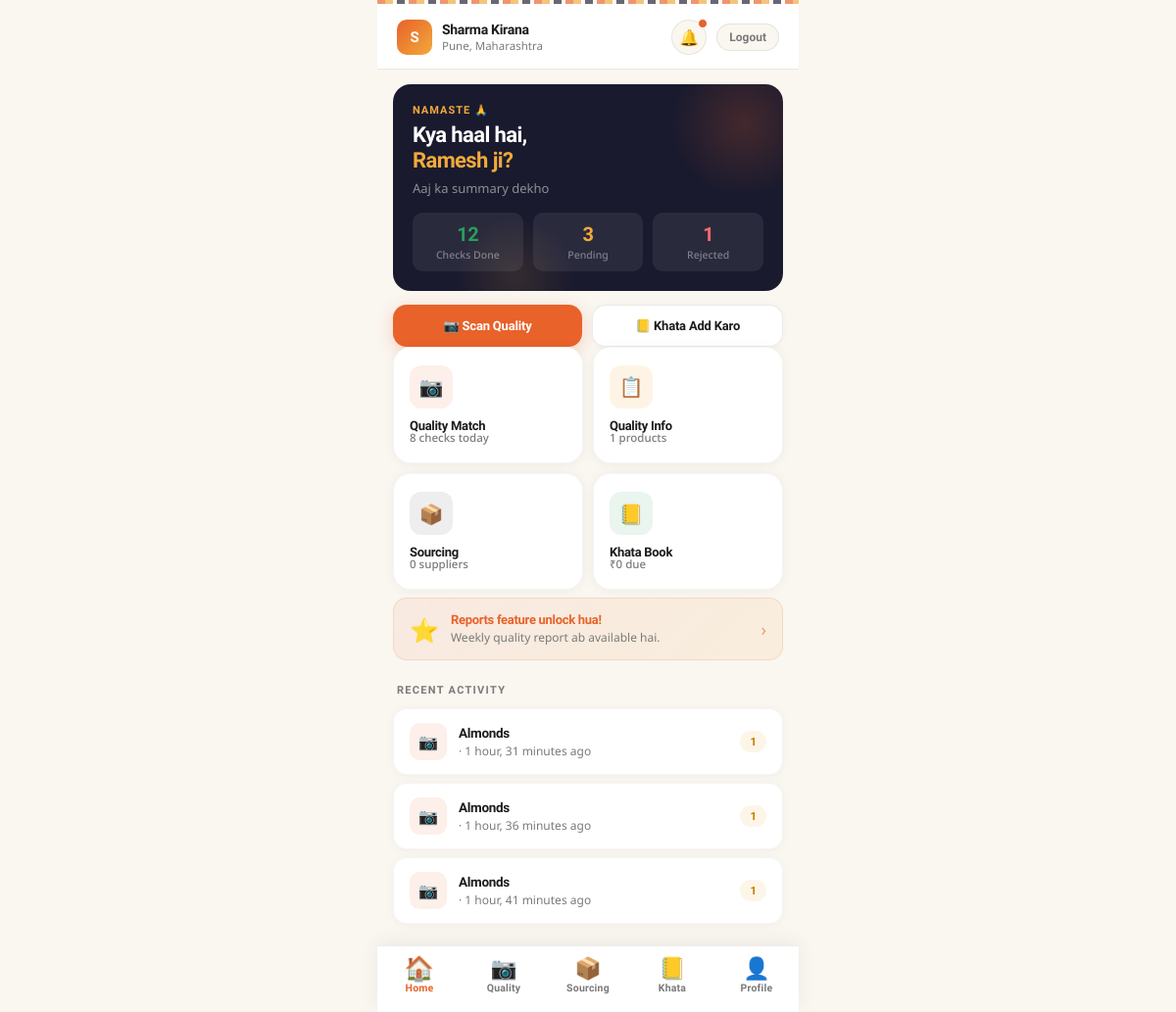
/dashboard/ (signed in), run on the app's committed database.
### quality_match/models.py (models this page shows, shortened)
class QualityCheck(models.Model):
    RESULT_CHOICES = [
        ("GOOD", "Good"),
        ("ACCEPTABLE", "Acceptable"),
        ("REJECT", "Reject"),
    ]
    product = models.ForeignKey(Product, on_delete=models.CASCADE)
    uploaded_image = models.ImageField(upload_to="quality_checks/")
    match_score = models.FloatField(blank=True, null=True)
    result = models.CharField(max_length=20, choices=RESULT_CHOICES, blank=True, null=True)
    ai_response = models.JSONField(blank=True, null=True)
    created_at = models.DateTimeField(auto_now_add=True)
    score = models.FloatField()
    grade = models.CharField(max_length=2)

class Product(models.Model):
    name = models.CharField(max_length=200)
    description = models.TextField(blank=True, null=True)

### core/views.py (the view)
# urls.py: path("dashboard/", dashboard, name="dashboard"),
@login_required
def dashboard(request):
    today = now().date()
    quality_checks = QualityCheck.objects.filter(created_at__date=today).count()
    total_products = Product.objects.count()
    total_suppliers = Supplier.objects.count()
    recent_checks = QualityCheck.objects.order_by('-created_at')[:3]
    parties = Party.objects.all()
    total_due = 0
    for p in parties:
        last = p.entries.order_by('-created_at').first()
        if last and last.running_balance > 0:
            total_due += last.running_balance
    return render(request, "dashboard.html", {
        "quality_checks": quality_checks,
        "total_products": total_products,
        "total_suppliers": total_suppliers,
        "total_due": int(total_due),
        "recent_checks": recent_checks
    })

### core/templates/dashboard.html (shortened to what this page needs)
<!DOCTYPE html>
<html lang="en">
<head>
</head>
<body>
<div class="header">
  <div class="header-left">
    <div class="store-avatar">S</div>
    <div class="header-info">
      <div class="store-name">Sharma Kirana</div>
      <div class="store-sub">Pune, Maharashtra</div>
    </div>
  </div>
  <div class="header-right">
    <a href="#" class="notif-btn">🔔<span class="notif-badge"></span></a>
    <a href="/auth/logout/" class="logout-btn">Logout</a>
  </div>
</div>
<div class="greeting-banner">
  <div class="g-glow"></div>
  <div class="g-glow2"></div>
  <div class="greeting-tag">Namaste 🙏</div>
  <div class="greeting-title">Kya haal hai,<br><span>Ramesh ji?</span></div>
  <div class="greeting-sub">Aaj ka summary dekho</div>
  <div class="greeting-stats">
    <div class="gstat">
      <div class="gstat-num green">12</div>
      <div class="gstat-label">Checks Done</div>
    </div>
    <div class="gstat">
      <div class="gstat-num amber">3</div>
      <div class="gstat-label">Pending</div>
    </div>
    <div class="gstat">
      <div class="gstat-num red">1</div>
      <div class="gstat-label">Rejected</div>
    </div>
  </div>
</div>
<div class="quick-action">
  <a href="/api/quality/match/" class="qa-btn qa-primary">📷 Scan Quality</a>
  <a href="/khata/add/" class="qa-btn qa-secondary">📒 Khata Add Karo</a>
</div>
<div class="module-grid">
  <a href="/api/quality/match/" class="module-tile">
    <div class="tile-icon-wrap ic-saffron">📷</div>
    <div>
      <div class="tile-label">Quality Match</div>
      <div class="tile-meta">{{quality_checks}} checks today</div>
    </div>
  </a>
  <a href="/quality/" class="module-tile">
    <div class="tile-icon-wrap ic-amber">📋</div>
    <div>
      <div class="tile-label">Quality Info</div>
      <div class="tile-meta">{{total_products}} products</div>
    </div>
  </a>
  <a href="/sourcing/" class="module-tile">
    <div class="tile-icon-wrap ic-indigo">📦</div>
    <div>
      <div class="tile-label">Sourcing</div>
      <div class="tile-meta">{{total_suppliers}} suppliers</div>
    </div>
  </a>
  <a href="/khata/" class="module-tile">
    <div class="tile-icon-wrap ic-green">📒</div>
    <div>
      <div class="tile-label">Khata Book</div>
      <div class="tile-meta">₹{{total_due}} due</div>
    </div>
  </a>
</div>
<div class="promo-banner">
  <div class="promo-icon">⭐</div>
  <div class="promo-text">
    <div class="promo-title">Reports feature unlock hua!</div>
    <div class="promo-sub">Weekly quality report ab available hai.</div>
  </div>
  <div class="promo-arrow">›</div>
</div>
<div class="section-label">Recent Activity</div>
<div class="activity-list">
  {% for c in recent_checks %}
  <div class="activity-card">
    <div class="activity-icon ic-saffron">📷</div>
    <div class="activity-body">
      <div class="activity-title">{{c.product.name}}</div>
      <div class="activity-sub">
        {{c.supplier_name}} · {{c.created_at|timesince}} ago
      </div>
    </div>
    <div class="activity-badge
      {% if c.grade == 'A' %}badge-pass
      {% elif c.grade == 'C' %}badge-fail
      {% else %}badge-pend{% endif %}">
      {{c.grade}}
    </div>
  </div>
  {% empty %}
  <div style="padding:16px; color:gray;">No recent activity</div>
  {% endfor %}
</div>
<nav class="bottom-nav">
  <a href="/" class="nav-item active">
    <div class="nav-icon">🏠</div>
    <div class="nav-label">Home</div>
  </a>
  <a href="/quality/" class="nav-item">
    <div class="nav-icon">📷</div>
    <div class="nav-label">Quality</div>
  </a>
  <a href="/sourcing/" class="nav-item">
    <div class="nav-icon">📦</div>
    <div class="nav-label">Sourcing</div>
  </a>
  <a href="/khata/" class="nav-item">
    <div class="nav-icon">📒</div>
    <div class="nav-label">Khata</div>
  </a>
  <a href="#" class="nav-item">
    <div class="nav-icon">👤</div>
    <div class="nav-label">Profile</div>
  </a>
</nav>
</body>
</html>

### data on the page
QualityCheck: product.name "Almonds", created_at "1 hour, 31 minutes", grade "1"
QualityCheck: product.name "Almonds", created_at "1 hour, 36 minutes", grade "1"
QualityCheck: product.name "Almonds", created_at "1 hour, 41 minutes", grade "1"

### other printed values
{{ quality_checks }} "8"
{{ total_products }} "1"
{{ total_suppliers }} "0"
{{ total_due }} "0"
